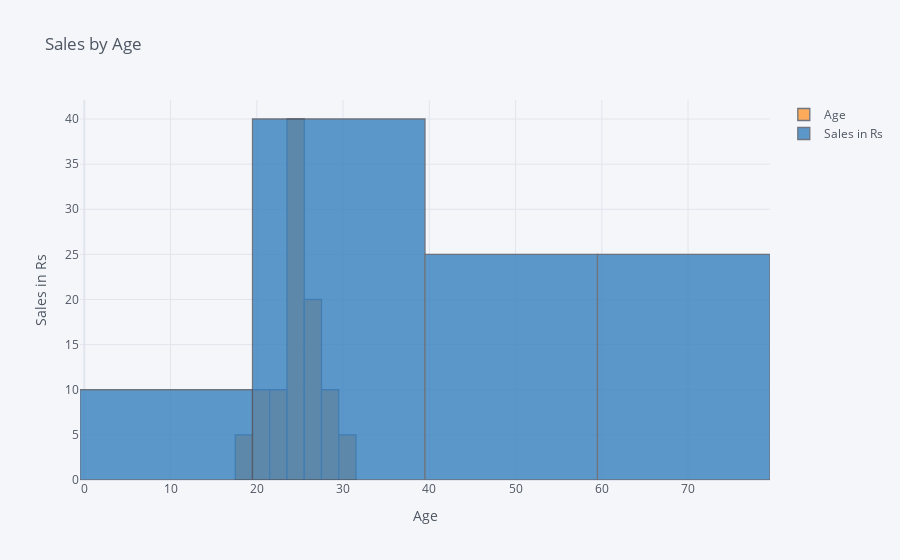

Here is the notebook cell this chart was saved with:
### Code cell
#Plot overlaid histograms
data1[['Age', 'Sales in Rs']].iplot(
    kind='hist',
    histnorm='percent',
    barmode='overlay',
    xTitle='Age',
    yTitle='Sales in Rs',
    title='Sales by Age')

### Figure 1 — Plotly figure (JSON) as saved in the notebook; plotly's stock layout.template omitted (floating-point values rounded to 4 significant figures)
{"data": [{"histfunc": "count", "histnorm": "percent", "marker": {"color": "rgba(255, 153, 51, 1.0)", "line": {"color": "#4D5663", "width": 1.3}}, "name": "Age", "opacity": 0.8, "orientation": "v", "type": "histogram", "x": [25, 22, 20, 27, 28, 24, 24, 23, 24, 30, 19, 24, 26, 26, 21, 24, 29, 27, 24, 25]}, {"histfunc": "count", "histnorm": "percent", "marker": {"color": "rgba(55, 128, 191, 1.0)", "line": {"color": "#4D5663", "width": 1.3}}, "name": "Sales in Rs", "opacity": 0.8, "orientation": "v", "type": "histogram", "x": [50, 75, 11, 77, 45, 52, 26, 24, 28, 31, 36, 72, 69, 51, 34, 40, 18, 35, 29, 68]}], "layout": {"barmode": "overlay", "legend": {"bgcolor": "#F5F6F9", "font": {"color": "#4D5663"}}, "paper_bgcolor": "#F5F6F9", "plot_bgcolor": "#F5F6F9", "title": {"font": {"color": "#4D5663"}, "text": "Sales by Age"}, "xaxis": {"gridcolor": "#E1E5ED", "showgrid": true, "tickfont": {"color": "#4D5663"}, "title": {"font": {"color": "#4D5663"}, "text": "Age"}, "zerolinecolor": "#E1E5ED"}, "yaxis": {"gridcolor": "#E1E5ED", "showgrid": true, "tickfont": {"color": "#4D5663"}, "title": {"font": {"color": "#4D5663"}, "text": "Sales in Rs"}, "zerolinecolor": "#E1E5ED"}}}
